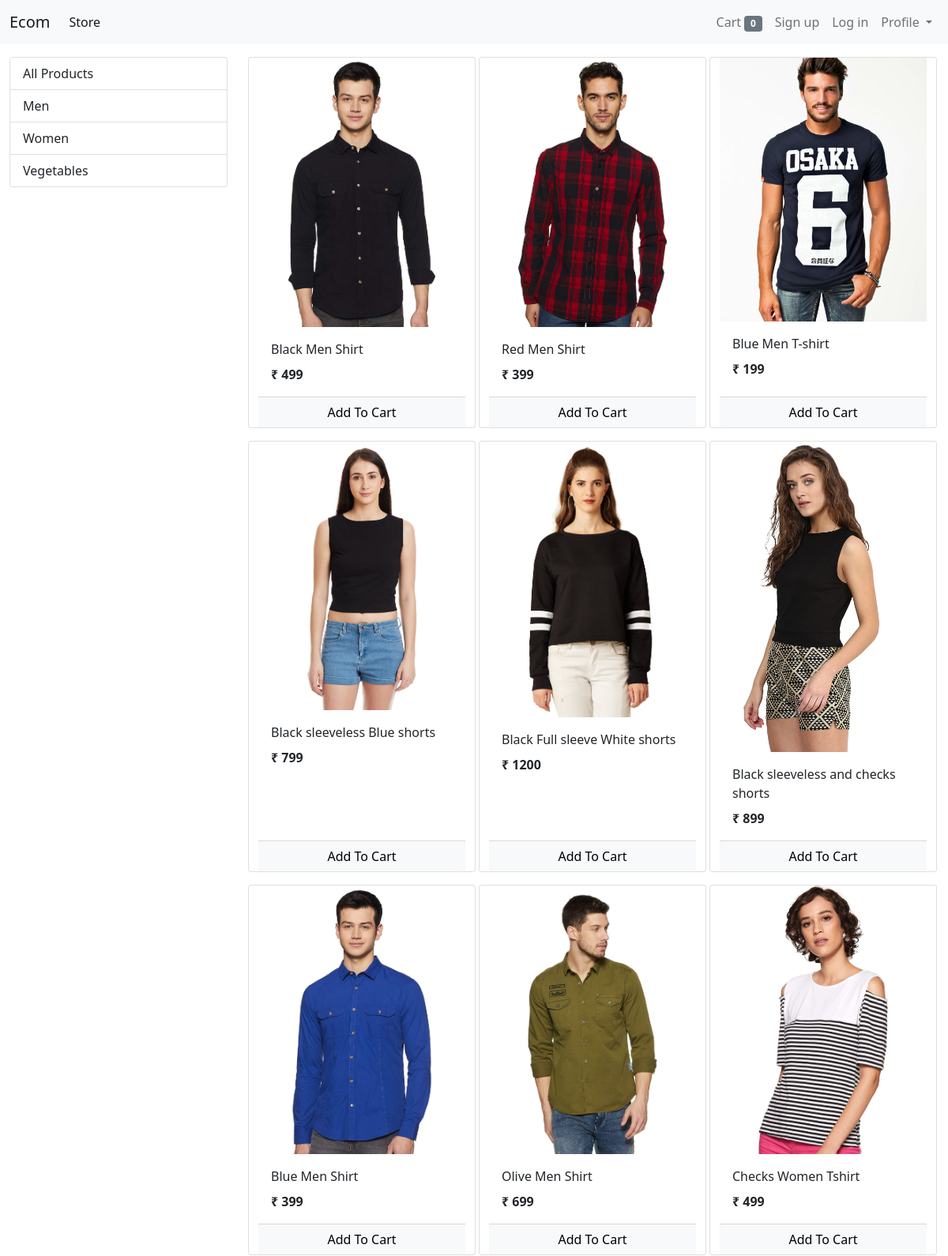
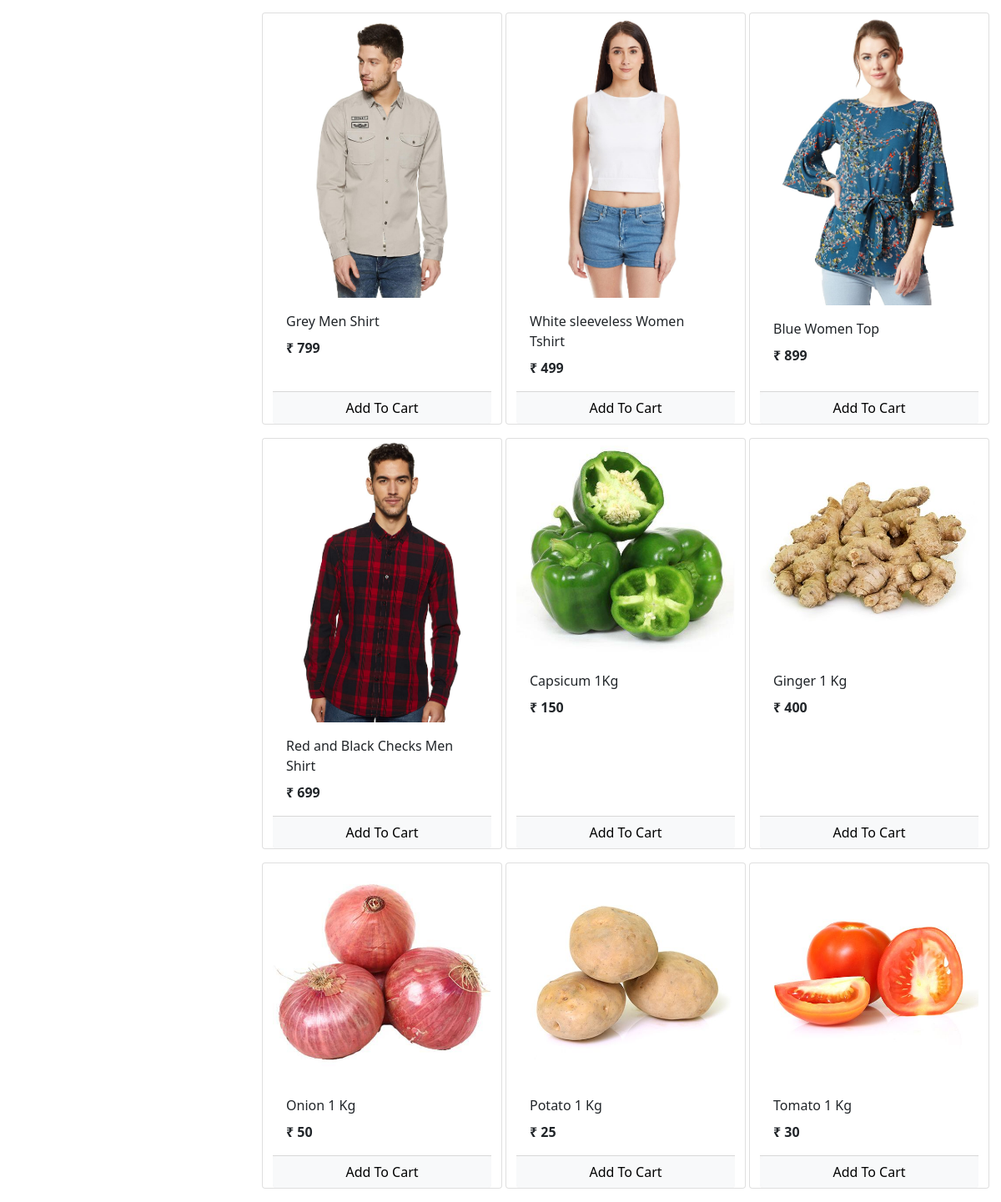
The page / on the database its author committed (2 pictures, top to bottom).
### store/models/category.py (models this page shows, shortened)
class Category(models.Model):
    name = models.CharField(max_length=20)
    @staticmethod
    def get_all_categories():
        return Category.objects.all()

### store/models/product.py (models this page shows, shortened)
class Product (models.Model):
    name = models.CharField(max_length=50)
    price = models.IntegerField(default=0)
    description = models.CharField(max_length=200, default='', null = True, blank=True)
    image = models.ImageField(upload_to='uploads/products/')
    category = models.ForeignKey(Category, on_delete=models.CASCADE)
    @staticmethod
    def get_all_products():
        return Product.objects.all()

### store/views/home.py (the view, shortened to what this page needs)
# urls.py: path('', Index.as_view(), name = 'homepage'),
class Index(View):
    def get(self, request):
        cart = request.session.get('cart')
        if not cart:
            request.session['cart'] = {}
        products = None
        categories = Category.get_all_categories()
        categoryID = request.GET.get('category')
        if categoryID:
            products = Product.get_products_by_CategoryId(categoryID)
        else:
            products = Product.get_all_products()
        data = {}
        data['categories'] = categories
        data['products'] = products
        print("You are: ", request.session.get('email'))
        return render(request, 'index.html', data)

### store/templatetags/cart.py (called while the page is built)
@register.filter(name='is_in_cart')
def is_in_cart(product, cart):
    keys = cart.keys()
    for id in keys:
        if int(id) == product.id:
            return True
    return False

### store/templatetags/custom_filter.py (called while the page is built)
@register.filter(name='currency')
def currency(number):
    return "₹ "+str(number)

### store/templates/index.html (shortened to what this page needs)
{%extends 'base.html'%}
{% block content %}
{% load cart %}
{% load custom_filter %}
<div class="container-fluid mt-3">
  <div class="row">
    <div class="col-lg-3 mx-auto">
      <div class="list-group">
        <a href="/" class="list-group-item list-group-item-action ">All Products</a>
        {% for category in categories %}
        <a href="/?category={{category.id}}" class="list-group-item list-group-item-action ">{{category.name}}</a>
        {% endfor %}
      </div>
    </div>
		<div id='products' class="col-lg-9 mx-auto">
			<div class="row mx-auto">
				{% for product in products %}
				<div class="card mx-auto mb-3" id={{product.id}} style="width: 18rem;">
					<img class="card-img-top" src="{{product.image.url}}" alt="Card image cap">
					<div class="card-body">
						<p class="card-title">{{product.name}}</p>
						<p class="card-text"><b>{{product.price|currency}}</b></p>
					</div>
					<div class="card-footer p-0 no-gutters">
						{% if product|is_in_cart:request.session.cart %}
						<div class="row no-gutters">
							<form action="/#{{product.id}}" class="col-2 " method="post">
								{% csrf_token %}
								<input hidden type="text" name='product' value='{{product.id}}'>
								<input hidden type="text" name='remove' value='True'>
								<input type="submit" value=" - " class="btn btn-block btn-light border-right">
							</form>
							<div class="text-center col">{{product|cart_quantity:request.session.cart}} in Cart</div>
							<form action="/#{{product.id}}" class="col-2 " method="post">
								{% csrf_token %}
								<input hidden type="text" name='product' value='{{product.id}}'>
								<input type="submit" value=" + " class="btn btn-block btn-light border-left">
							</form>
						</div>
						{% else %}
						<form action="/#{{product.id}}" method="POST" class="btn-block">
							<input type="submit" class="float-right btn btn-light  form-control"
								value="Add To Cart">
						</form>
						{% endif %}
					</div>
				</div>
				{% endfor %}
			</div>
		</div>
	</div>
</div>
{%endblock%}

### rows shown on the page
Category: name "Men"
Category: name "Women"
Category: name "Vegetables"
Product: {{ product.id }} 1 (drawn), image (picture), name "Black Men Shirt", price "₹ 499"
Product: image (picture), name "Red Men Shirt", price "₹ 399"
Product: image (picture), name "Blue Men T-shirt", price "₹ 199"
Product: image (picture), name "Black sleeveless Blue shorts", price "₹ 799"
Product: image (picture), name "Black Full sleeve White shorts", price "₹ 1200"
Product: image (picture), name "Black sleeveless and checks shorts", price "₹ 899"
Product: image (picture), name "Blue Men Shirt", price "₹ 399"
Product: image (picture), name "Olive Men Shirt", price "₹ 699"
Product: image (picture), name "Checks Women Tshirt", price "₹ 499"
Product: image (picture), name "Grey Men Shirt", price "₹ 799"
Product: image (picture), name "White sleeveless Women Tshirt", price "₹ 499"
Product: image (picture), name "Blue Women Top", price "₹ 899"
Product: image (picture), name "Red and Black Checks Men Shirt", price "₹ 699"
Product: image (picture), name "Capsicum 1Kg", price "₹ 150"
Product: image (picture), name "Ginger 1 Kg", price "₹ 400"
Product: image (picture), name "Onion 1 Kg", price "₹ 50"
Product: image (picture), name "Potato 1 Kg", price "₹ 25"
Product: {{ product.id }} 18 (drawn), image (picture), name "Tomato 1 Kg", price "₹ 30"

### other values the page prints
{{ request.session.cart.keys|length }} "0"
